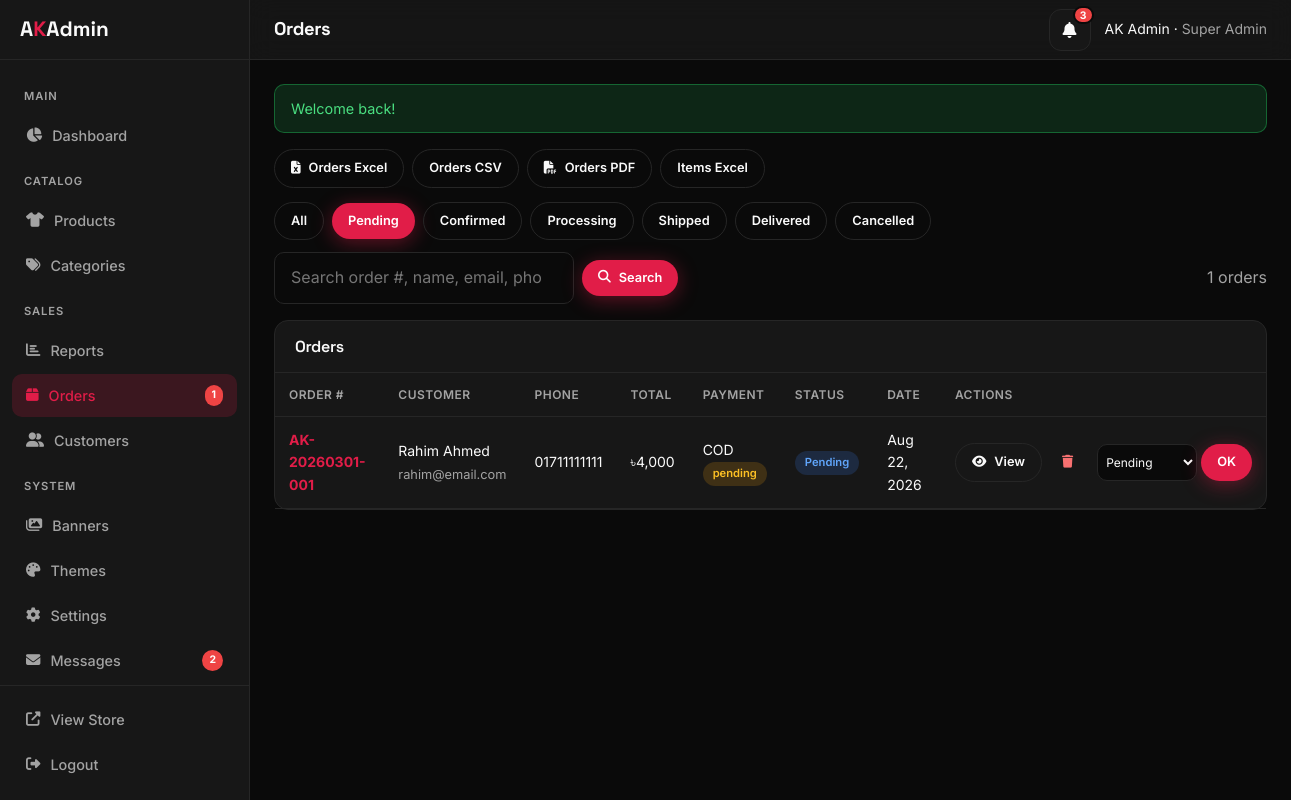
/admin/orders.php?status=pending (signed in), run on the app's committed database.
### tables this page shows
CREATE TABLE `orders` (
  `id` INT UNSIGNED NOT NULL AUTO_INCREMENT,
  `order_number` VARCHAR(30) NOT NULL,
  `user_id` INT UNSIGNED DEFAULT NULL,
  `customer_name` VARCHAR(100) NOT NULL,
  `customer_email` VARCHAR(150) NOT NULL,
  `customer_phone` VARCHAR(30) DEFAULT NULL,
  `shipping_address` TEXT NOT NULL,
  `shipping_city` VARCHAR(80) DEFAULT NULL,
  `shipping_country` VARCHAR(80) DEFAULT 'Bangladesh',
  `subtotal` DECIMAL(12,2) NOT NULL DEFAULT 0,
  `shipping_cost` DECIMAL(12,2) NOT NULL DEFAULT 0,
  `discount` DECIMAL(12,2) NOT NULL DEFAULT 0,
  `total` DECIMAL(12,2) NOT NULL DEFAULT 0,
  `payment_method` ENUM('cod','bkash','nagad','bank','card') NOT NULL DEFAULT 'cod',
  `payment_status` ENUM('pending','paid','failed','refunded') NOT NULL DEFAULT 'pending',
  `status` ENUM('pending','confirmed','processing','shipped','delivered','cancelled') NOT NULL DEFAULT 'pending',
  `notes` TEXT,
  `created_at` TIMESTAMP NOT NULL DEFAULT CURRENT_TIMESTAMP,
  `updated_at` TIMESTAMP NULL DEFAULT NULL ON UPDATE CURRENT_TIMESTAMP,
  PRIMARY KEY (`id`),
  UNIQUE KEY (`order_number`),
  KEY (`status`),
  KEY (`user_id`)
);

### app/helpers/functions.php (called while the page is built, shortened)
<?php
function e($v) { return htmlspecialchars((string)($v ?? ''), ENT_QUOTES, 'UTF-8'); }
function money($amount) {
    $sym = setting('currency_symbol', '৳');
    return $sym . number_format((float)$amount, 0);
}
function setting($key, $default = null) {
    $cache =& $GLOBALS['_settings_cache'];
    if (!array_key_exists($key, $cache)) {
        try {
            $row = Database::fetch("SELECT value FROM settings WHERE `key`=?", array($key));
            $cache[$key] = $row ? $row['value'] : $default;
        } catch (Exception $e) {
            $cache[$key] = $default;
        }
    }
    return $cache[$key];
}
function formatDate($d, $f = 'M d, Y') { return $d ? date($f, strtotime($d)) : ''; }
    ?>

### app/helpers/Database.php (called while the page is built, shortened)
<?php
class Database {
    private static $instance = null;
    public static function getInstance() {
        if (self::$instance === null) {
            $c = require dirname(__DIR__) . '/config/config.php';
            $d = $c['db'];
            $dsn = "mysql:host={$d['host']};port={$d['port']};dbname={$d['name']};charset={$d['charset']}";
            try {
                self::$instance = new PDO($dsn, $d['user'], $d['pass'], [
                    PDO::ATTR_ERRMODE => PDO::ERRMODE_EXCEPTION,
                    PDO::ATTR_DEFAULT_FETCH_MODE => PDO::FETCH_ASSOC,
                    PDO::ATTR_EMULATE_PREPARES => false,
                ]);
            } catch (PDOException $e) {
                die($c['app_debug'] ? 'DB Error: '.$e->getMessage() : 'Database connection failed.');
            }
        }
        return self::$instance;
    }
    public static function query($sql, $params = []) {
        $stmt = self::getInstance()->prepare($sql);
        $stmt->execute($params);
        return $stmt;
    }
    public static function fetch($sql, $params = []) {
        $r = self::query($sql, $params)->fetch();
        return $r ?: null;
    }
    public static function fetchAll($sql, $params = []) {
        return self::query($sql, $params)->fetchAll();
    }
}

### app/config/config.php (called while the page is built)
<?php
return [
    'app_name'    => 'AK',
    'app_url'     => 'http://ak.test',
    'app_debug'   => true,
    'timezone'    => 'Asia/Dhaka',
    'db' => [
        'host' => '127.0.0.1',
        'port' => '3306',
        'name' => 'ak_store',
        'user' => 'root',
        'pass' => '',
        'charset' => 'utf8mb4',
    ],
    'session_name' => 'ak_store_session',
    'paths' => [
        'root'  => dirname(__DIR__, 2),
        'views' => dirname(__DIR__) . '/views',
    ],
    'currency_symbol' => '৳',
];

### app/helpers/Security.php (called while the page is built, shortened)
<?php
class Security
{
    public static function checkSessionTimeout()
    {
        $mins = (int) setting('session_timeout_minutes', 120);
        return true;
    }
}

### app/helpers/Auth.php (called while the page is built, shortened)
<?php
class Auth
{
    public static function startSession()
    {
        $c = require dirname(__DIR__) . '/config/config.php';
        if (class_exists('Security')) {
            if (self::check() || self::checkAdmin()) {
                Security::checkSessionTimeout();
            }
        }
    }
    public static function checkAdmin()
    {
        return isset($_SESSION['admin_user']['id']);
    }
    public static function checkCustomer()
    {
        return isset($_SESSION['customer_user']['id']);
    }
    public static function check()
    {
        return self::checkCustomer() || (isset($_SESSION['user']['id']) && !self::isAdminSession());
    }
    private static function isAdminSession()
    {
        return isset($_SESSION['user']['role_slug'])
            && in_array($_SESSION['user']['role_slug'], ['super-admin', 'admin', 'staff'], true)
            && !self::checkCustomer();
    }
}

### app/bootstrap.php (called while the page is built, shortened)
<?php
$cfg = require __DIR__.'/config/config.php';
require_once __DIR__.'/helpers/Database.php';
require_once __DIR__.'/helpers/Auth.php';
require_once __DIR__.'/helpers/Cart.php';
require_once __DIR__.'/helpers/functions.php';
require_once __DIR__.'/helpers/Security.php';
Auth::startSession();

### public/admin/orders.php (the view, shortened to what this page needs)
<?php
require_once dirname(__DIR__, 2) . '/app/bootstrap.php';
$filter = isset($_GET['status']) ? $_GET['status'] : '';
$q = trim(isset($_GET['q']) ? $_GET['q'] : '');
$where = [];
$params = [];
if ($filter && in_array($filter, ['pending','confirmed','processing','shipped','delivered','cancelled'], true)) {
    $where[] = 'status = ?';
    $params[] = $filter;
}
$sql = 'SELECT * FROM orders';
if ($where) {
    $sql .= ' WHERE ' . implode(' AND ', $where);
}
$sql .= ' ORDER BY created_at DESC';
$orders = Database::fetchAll($sql, $params);
?>
<div style="display:flex;flex-wrap:wrap;gap:8px;margin-bottom:14px">
  <a class="btn btn-sm btn-outline" href="/admin/report-export.php?type=orders&format=excel&from=<?= e(isset($_GET['from'])?$_GET['from']:date('Y-m-01')) ?>&to=<?= e(isset($_GET['to'])?$_GET['to']:date('Y-m-d')) ?>"><i class="fas fa-file-excel"></i> Orders Excel</a>
  <a class="btn btn-sm btn-outline" href="/admin/report-export.php?type=orders&format=csv&from=<?= e(date('Y-m-01')) ?>&to=<?= e(date('Y-m-d')) ?>">Orders CSV</a>
  <a class="btn btn-sm btn-outline" target="_blank" href="/admin/report-export.php?type=orders&format=pdf&from=<?= e(date('Y-m-01')) ?>&to=<?= e(date('Y-m-d')) ?>"><i class="fas fa-file-pdf"></i> Orders PDF</a>
  <a class="btn btn-sm btn-outline" href="/admin/report-export.php?type=order_items&format=excel&from=<?= e(date('Y-m-01')) ?>&to=<?= e(date('Y-m-d')) ?>">Items Excel</a>
</div>
<div style="display:flex;flex-wrap:wrap;gap:8px;margin-bottom:12px;align-items:center">
  <a href="/admin/orders.php" class="btn btn-sm <?= $filter==='' && $q==='' ?'btn-primary':'btn-outline' ?>">All</a>
  <?php foreach (['pending','confirmed','processing','shipped','delivered','cancelled'] as $s): ?>
  <a href="?status=<?= $s ?><?= $q !== '' ? '&q='.urlencode($q) : '' ?>" class="btn btn-sm <?= $filter===$s?'btn-primary':'btn-outline' ?>"><?= ucfirst($s) ?></a>
  <?php endforeach; ?>
</div>
<form method="GET" style="display:flex;flex-wrap:wrap;gap:8px;margin-bottom:16px;align-items:center">
  <input type="search" name="q" class="form-control" style="max-width:300px" placeholder="Search order #, name, email, phone..." value="<?= e($q) ?>">
  <button type="submit" class="btn btn-primary btn-sm"><i class="fas fa-search"></i> Search</button>
  <span class="text-muted" style="margin-left:auto"><?= count($orders) ?> orders</span>
</form>
<div class="panel">
  <div class="panel-header"><h3>Orders</h3></div>
  <div class="panel-body" style="padding:0">
    <div style="overflow-x:auto">
    <table class="data-table">
      <thead>
        <tr><th>Order #</th><th>Customer</th><th>Phone</th><th>Total</th><th>Payment</th><th>Status</th><th>Date</th><th>Actions</th></tr>
      </thead>
      <tbody>
      <?php foreach ($orders as $o): ?>
      <tr>
        <td><a href="/admin/order-view.php?id=<?= $o['id'] ?>" style="color:var(--color-primary);font-weight:700"><?= e($o['order_number']) ?></a></td>
        <td><?= e($o['customer_name']) ?><br><span class="text-muted" style="font-size:.8rem"><?= e($o['customer_email']) ?></span></td>
        <td><?= e($o['customer_phone']) ?></td>
        <td><?= money($o['total']) ?></td>
        <td>
          <?= e(strtoupper($o['payment_method'])) ?><br>
          <span class="badge badge-<?= $o['payment_status']==='paid'?'success':'warning' ?>"><?= e($o['payment_status']) ?></span>
        </td>
        <td><span class="badge badge-info"><?= e(ucfirst($o['status'])) ?></span></td>
        <td><?= formatDate($o['created_at']) ?></td>
        <td style="white-space:nowrap">
          <a href="/admin/order-view.php?id=<?= $o['id'] ?>" class="btn btn-sm btn-outline"><i class="fas fa-eye"></i> View</a>
          <a href="?delete=<?= (int)$o['id'] ?>" class="btn btn-sm" style="color:#f87171"
             onclick="return confirm('Delete order <?= e(addslashes($o['order_number'])) ?>?\n\nThis will permanently remove the order, items, and payment screenshot.\nThis cannot be undone.');">
            <i class="fas fa-trash"></i>
          </a>
          <form method="POST" style="display:inline-flex;gap:4px;margin-left:4px;vertical-align:middle">
            <select name="status" class="form-control" style="padding:4px;font-size:.75rem;width:100px">
              <?php foreach (['pending','confirmed','processing','shipped','delivered','cancelled'] as $s): ?>
              <option value="<?= $s ?>" <?= $o['status']===$s?'selected':'' ?>><?= ucfirst($s) ?></option>
              <?php endforeach; ?>
            </select>
            <button type="submit" class="btn btn-sm btn-primary">OK</button>
          </form>
        </td>
      </tr>
      <?php endforeach; ?>
      </tbody>
    </table>
    </div>
  </div>
</div>
<?php $content=ob_get_clean(); require dirname(__DIR__,2).'/app/views/layouts/admin.php'; ?>

### public/assets/css/app.css (style rules this page uses)
*,*::before,*::after { box-sizing:border-box;margin:0;padding:0 }
:root { --font-sans:'Inter',system-ui,sans-serif;--font-display:'Space Grotesk',var(--font-sans);--radius:12px;--header-h:70px;--transition:.25s ease }
html { scroll-behavior:smooth }
body { font-family:var(--font-sans);background:var(--color-bg);color:var(--color-text);line-height:1.6;min-height:100vh;-webkit-font-smoothing:antialiased }
a { color:inherit;text-decoration:none;transition:color var(--transition) }
button,input,select,textarea { font:inherit;color:inherit;border:none;background:none;outline:none }
h1,h2,h3,h4 { font-family:var(--font-display);font-weight:700;line-height:1.2;letter-spacing:-.02em }
.text-muted { color:var(--color-text-muted) }
.btn { display:inline-flex;align-items:center;justify-content:center;gap:8px;padding:12px 24px;font-weight:600;font-size:.9rem;border-radius:999px;cursor:pointer;transition:all var(--transition);white-space:nowrap }
.btn-primary { background:var(--color-primary);color:#fff;box-shadow:0 4px 20px color-mix(in srgb,var(--color-primary) 40%,transparent) }
.btn-outline { border:1.5px solid var(--color-border);color:var(--color-text) }
.btn-sm { padding:8px 16px;font-size:.8rem }
.form-control { width:100%;padding:12px 16px;border-radius:10px;background:var(--color-bg);border:1px solid var(--color-border);color:var(--color-text);transition:border-color .2s }

### public/assets/css/admin.css (style rules this page uses)
:root { --sidebar-w:250px;--topbar-h:60px }
body.admin-body { background:var(--color-bg);color:var(--color-text);display:flex;min-height:100vh;margin:0;font-family:var(--font-sans) }
.panel { background:var(--color-surface);border:1px solid var(--color-border);border-radius:14px;margin-bottom:20px }
.panel-header { display:flex;align-items:center;justify-content:space-between;padding:16px 20px;border-bottom:1px solid var(--color-border) }
.panel-header h3 { font-size:1rem;font-weight:600 }
.panel-body { padding:20px }
table.data-table { width:100%;border-collapse:collapse }
.data-table th,.data-table td { padding:12px 14px;text-align:left;border-bottom:1px solid var(--color-border);font-size:.875rem }
.data-table th { font-weight:600;color:var(--color-text-muted);font-size:.75rem;text-transform:uppercase;letter-spacing:.04em }
.badge { display:inline-flex;padding:3px 10px;border-radius:999px;font-size:.7rem;font-weight:600 }
.badge-warning { background:color-mix(in srgb,#f59e0b 18%,transparent);color:#fbbf24 }
.badge-info { background:color-mix(in srgb,#3b82f6 18%,transparent);color:#60a5fa }

### data on the page
orders: order_number "AK-20260301-001", customer_name "Rahim Ahmed", customer_email "rahim@email.com", customer_phone "01711111111", total "৳4,000", payment_method "COD", payment_status "pending", status "Pending", created_at "Aug 22, 2026"

### other printed values
$pendingOrders "1"
$newMessages "2"
$pageTitle "Orders"
$notifCount "3"
$user['name'] "AK Admin"
$user['role_name'] "Super Admin"
$m "Welcome back!"
$s "Pending"
$s "Confirmed"
$s "Processing"
$s "Shipped"
$s "Delivered"
$s "Cancelled"
count($orders) "1"
